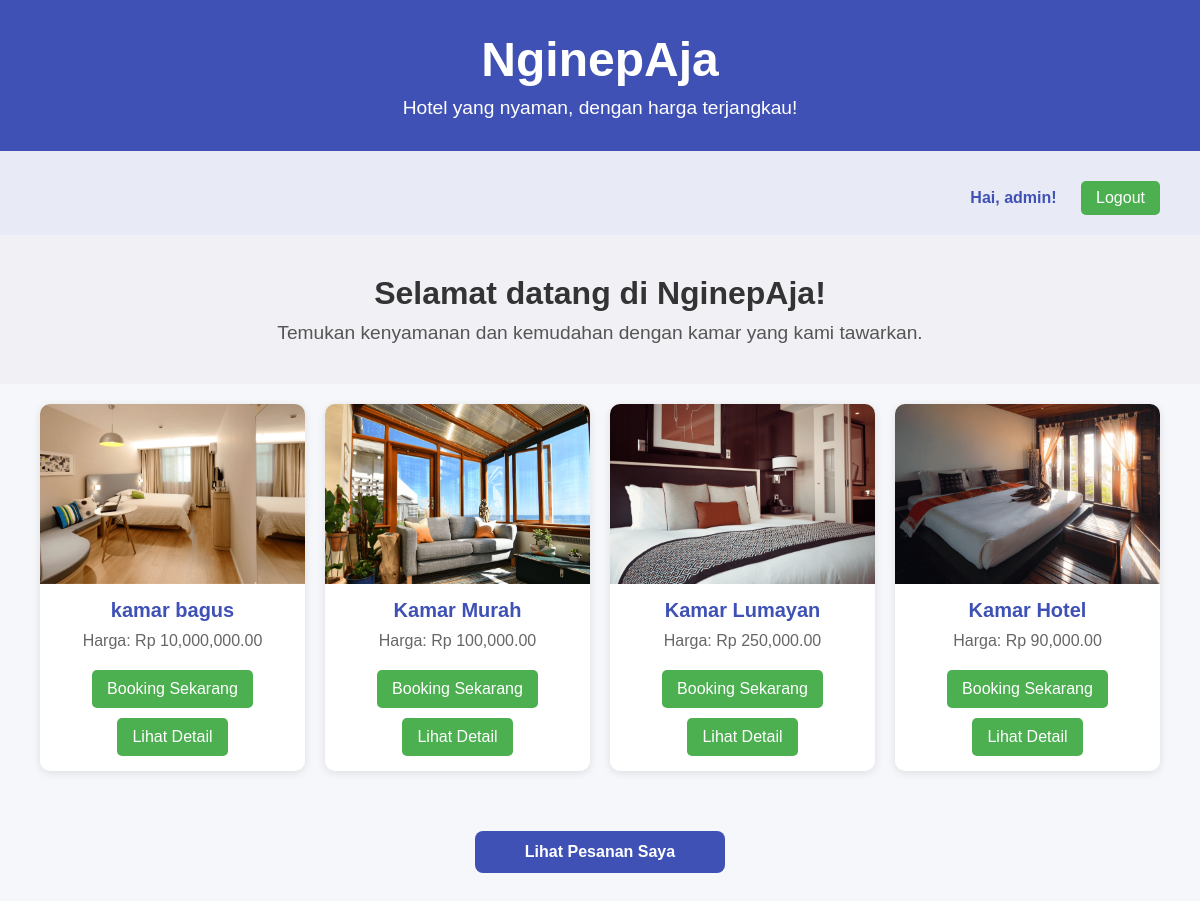
The app's page / (signed in) with its own data.
### hotel/models.py (models this page shows, shortened)
class Kamar(models.Model):
    nama = models.CharField(max_length=100)
    harga = models.DecimalField(max_digits=10, decimal_places=2)
    deskripsi = models.TextField()
    gambar = models.ImageField(upload_to='kamar/', blank=True, null=True)

### hotel/views.py (the view)
# urls.py: path('', views.homepage, name='homepage'),
def homepage(request):
    kamars = Kamar.objects.all()
    return render(request, 'homepage.html', {'kamars': kamars})

### hotel/templates/homepage.html (shortened to what this page needs)
{% load static %}
<html lang="en">
<head>
</head>
<body>
    {% load humanize %}
    <header>
        <div class="logo">
            <h1>NginepAja</h1>
            <p>Hotel yang nyaman, dengan harga terjangkau!</p>
        </div>
    </header>
    <div class="user-auth">
        {% if user.is_authenticated %}
            <span>Hai, {{ user.username }}!</span>
            <a href="{% url 'hotel:logout' %}" class="btn-booking">Logout</a>
        {% else %}
            <a href="{% url 'hotel:login' %}" class="btn-booking">Login</a>
            <a href="{% url 'hotel:register' %}" class="btn-booking">Daftar</a>
        {% endif %}
    </div>
    <div class="intro">
        <h2>Selamat datang di NginepAja!</h2>
        <p>Temukan kenyamanan dan kemudahan dengan kamar yang kami tawarkan.</p>
    </div>
    <div class="kamar-list">
        {% for kamar in kamars %}
            <div class="kamar-card">
                <img src="{{ kamar.gambar.url }}" alt="Gambar Kamar">
                <div class="info">
                    <h2>{{ kamar.nama }}</h2>
                    <p>Harga: Rp {{ kamar.harga|intcomma }}</p>
                    <a href="{% url 'hotel:booking' kamar.id %}" class="btn-booking">Booking Sekarang</a>
                    <a href="{% url 'hotel:detail_kamar' kamar.id %}" class="btn-booking">Lihat Detail</a>
                </div>
            </div>
        {% endfor %}
    </div>
    <a href="{% url 'hotel:lihat_pesanan' %}" class="lihat-pesanan">Lihat Pesanan Saya</a>
</body>
</html>

### hotel/templates/homepage.html (style rules this page uses)
* { margin: 0; padding: 0; box-sizing: border-box; }
body { font-family: Arial, sans-serif; background: #f5f7fa; margin: 0; padding: 0; }
header { background: #3f51b5; color: white; padding: 2rem; text-align: center; }
header .logo h1 { font-size: 3rem; }
header .logo p { font-size: 1.2rem; margin-top: 10px; }
.user-auth { text-align: right; padding: 20px 40px; background-color: #e8eaf6; }
.user-auth span { margin-right: 10px; font-weight: bold; color: #3f51b5; }
.user-auth .btn-booking { margin-left: 10px; padding: 8px 15px; background: #4caf50; color: white; text-decoration: none; border-radius: 5px; transition: background 0.3s; }
.intro { text-align: center; padding: 40px 20px; background-color: #f0f0f5; }
.intro h2 { font-size: 2rem; color: #333; }
.intro p { font-size: 1.2rem; margin-top: 10px; color: #555; }
.kamar-list { display: grid; grid-template-columns: repeat(auto-fit, minmax(250px, 1fr)); gap: 20px; padding: 20px 40px; }
.kamar-card { background: white; border-radius: 10px; overflow: hidden; box-shadow: 0 2px 8px rgba(0,0,0,0.1); transition: 0.3s; }
.kamar-card img { width: 100%; height: 180px; object-fit: cover; }
.kamar-card .info { padding: 15px; text-align: center; }
.kamar-card .info h2 { margin: 0; font-size: 20px; color: #3f51b5; }
.kamar-card .info p { margin: 10px 0; font-size: 16px; color: #666; }
.btn-booking { display: inline-block; margin-top: 10px; padding: 10px 15px; background: #4caf50; color: white; text-decoration: none; border-radius: 5px; transition: background 0.3s; }
.lihat-pesanan { display: block; width: 250px; text-align: center; margin: 40px auto; padding: 12px; background-color: #3f51b5; color: white; border-radius: 8px; text-decoration: none; font-weight: bold; transition: background 0.3s; }

### records on screen
Kamar: gambar (picture), nama "kamar bagus", harga "10,000,000.00"
Kamar: gambar (picture), nama "Kamar Murah", harga "100,000.00"
Kamar: gambar (picture), nama "Kamar Lumayan", harga "250,000.00"
Kamar: gambar (picture), nama "Kamar Hotel", harga "90,000.00"

### other values on screen
{{ user.username }} "admin"
